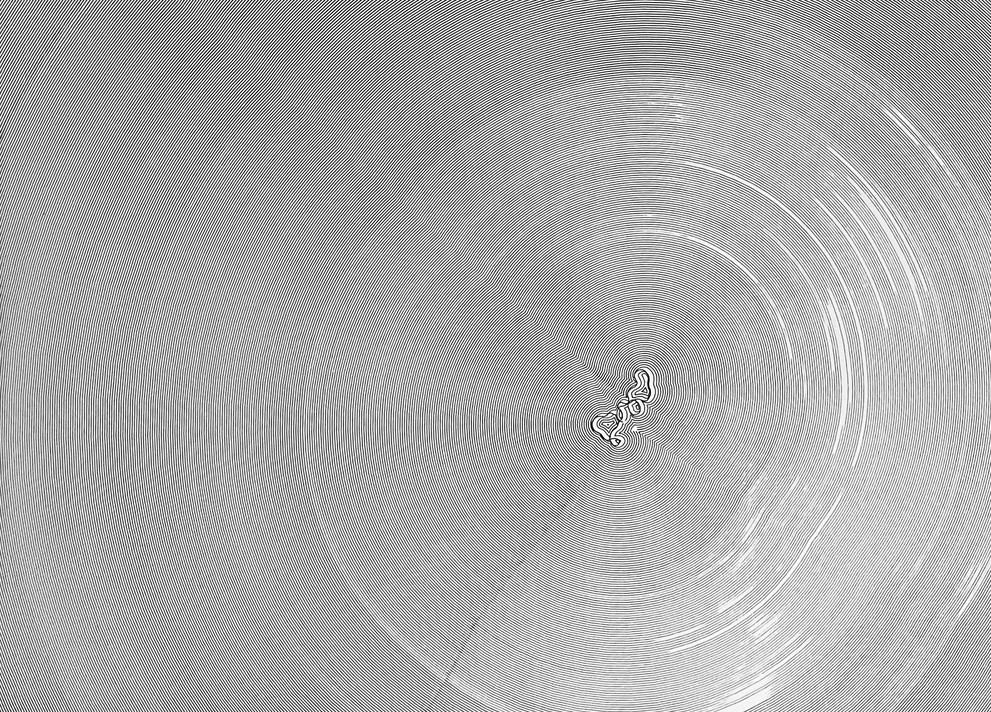
#> input picture images/moire-alpha-mask.jpg, 991 x 712 px, shrunk from 2835 x 2036 before the run
$ python alpha-mask.py
#> lines starting #> are read from the running program, lines starting #| are printed output that depends on the picture
import cv2
import numpy as np

if __name__ == "__main__":

    im = cv2.imread("images/moire-alpha-mask.jpg", cv2.IMREAD_GRAYSCALE)
#> im is the input picture: shape (712, 991); min 0, max 255, mean 171.6
    im = np.where(im > 256/2, 255, 0)
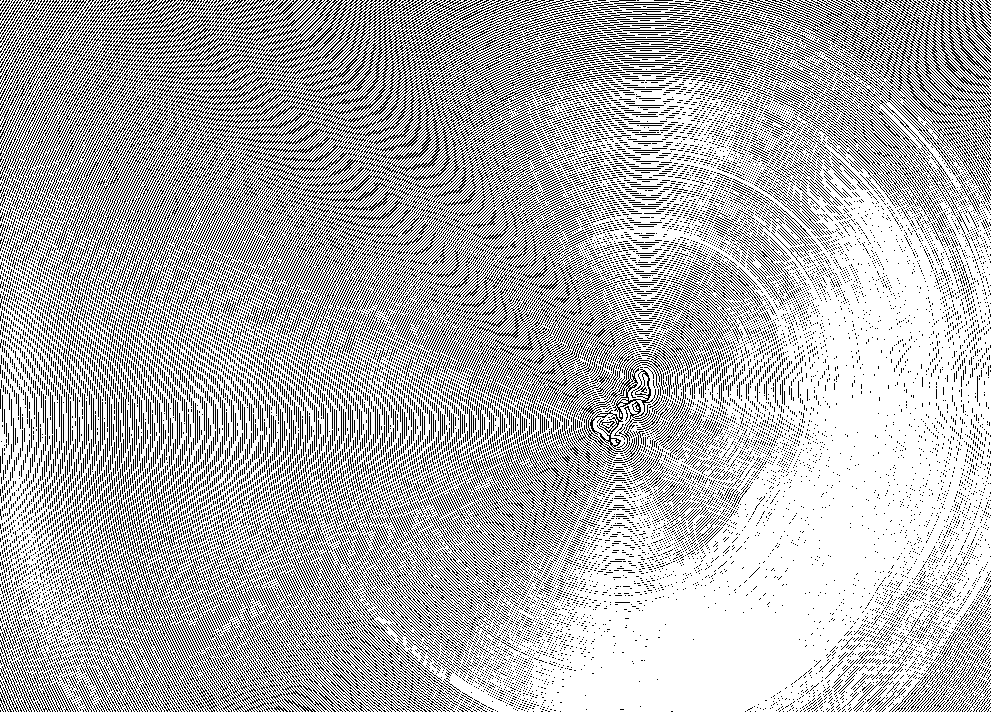
#> im: shape (712, 991) int64; 70.3% white; black in thin lines or dots
    im = np.array([im] * 4)

    im = np.moveaxis(im, [0], [2])
#> im: shape (712, 991, 4) int64

    bw = im[:,:,0]
    im[:,:,3] = np.where(bw == 0, 255, 0)

    cv2.imwrite("out/test.png", im)
    print("done")
